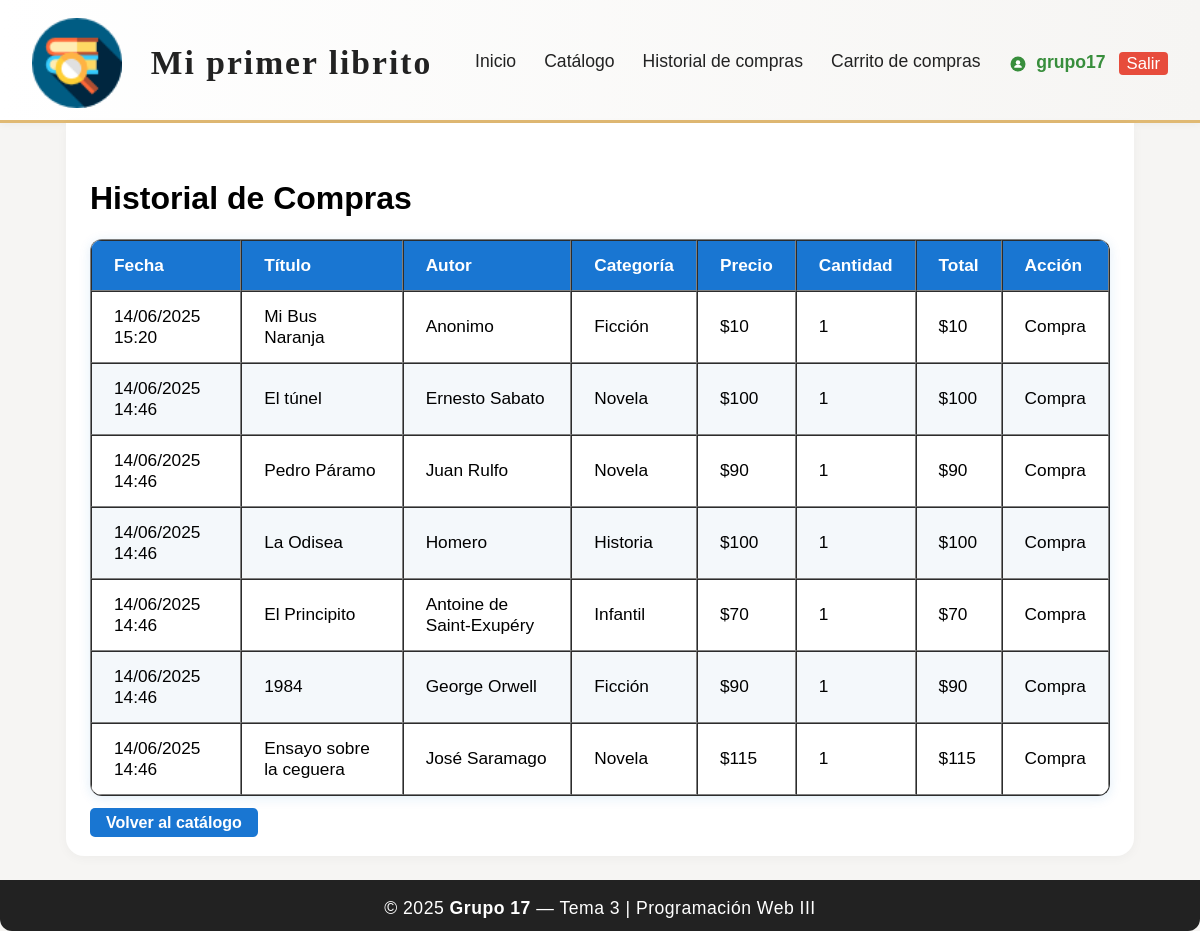
The app's page /historial/ (signed in), older data.
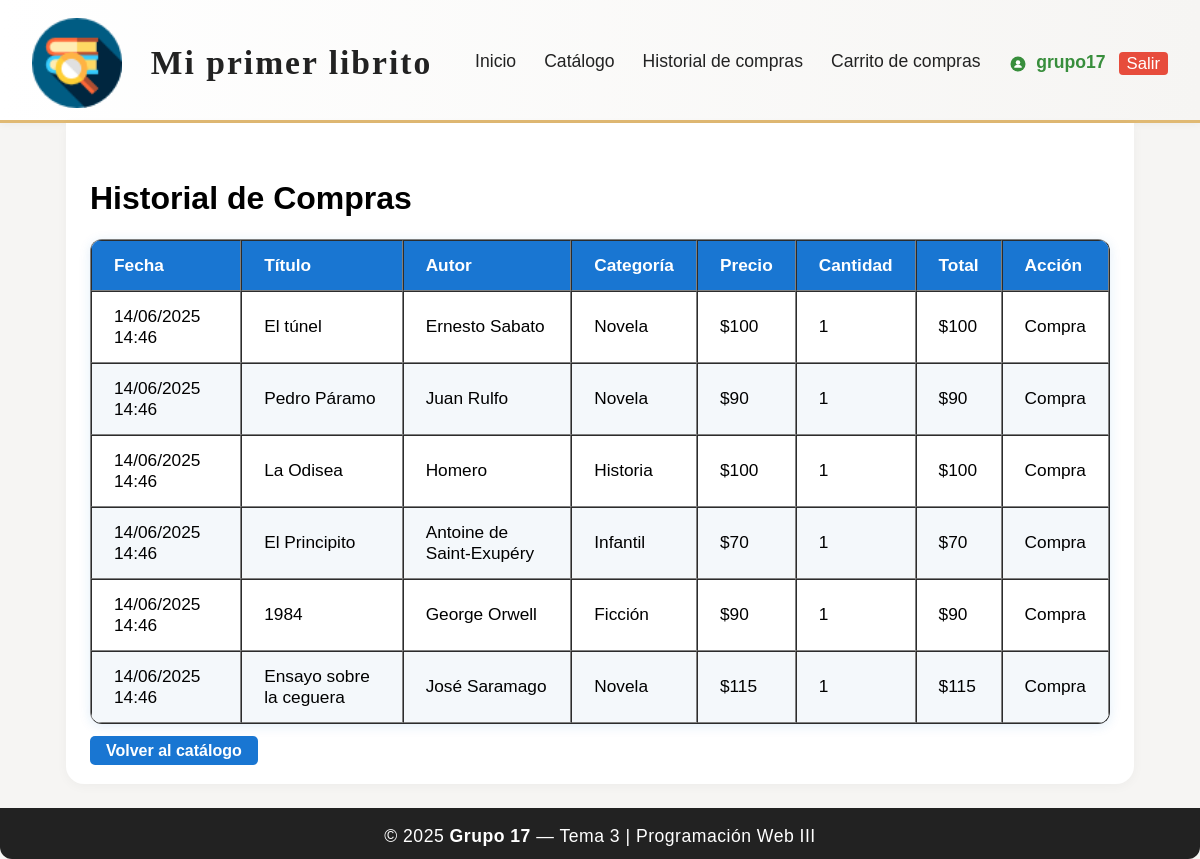
The same page, newer data.
### app/models.py (models this page shows, shortened)
class Historial(models.Model):
    usuario = models.ForeignKey(User, on_delete=models.CASCADE, null=True, blank=True)
    titulo = models.CharField(max_length=100, null=True, blank=True)
    autor = models.CharField(max_length=100, null=True, blank=True)
    fecha_publicacion = models.DateField(null=True, blank=True)
    categoria = models.CharField(max_length=100, blank=True, null=True)
    precio = models.IntegerField(default=0, null=True, blank=True)
    cantidad = models.PositiveIntegerField(default=1, null=True, blank=True)
    total = models.IntegerField(default=0, null=True, blank=True)
    accion = models.CharField(max_length=100, null=True, blank=True)
    fecha = models.DateTimeField(auto_now_add=True, null=True, blank=True)

### app/views.py (the view)
# urls.py: path('historial/', views.historial_compras, name='historial_compras'),
@login_required
def historial_compras(request):
    historial = Historial.objects.filter(usuario=request.user).order_by('-fecha')
    return render(request, 'historial_compras.html', {'historial': historial})

### app/templates/historial_compras.html (shortened to what this page needs)
{% load static %}
<!DOCTYPE html>
<html lang="es">
<head>
    <link rel="stylesheet" href="{% static 'estilos.css' %}">
</head>
<body>
    <div class="layout-flex">
        <header class="main-header">
            <div class="header-content">
                <img src="{% static 'img/libreriaicon.png' %}" alt="Logo" class="logo-header">
                <div class="header-title">
                    <span class="logo-text">Mi primer <strong>librito</strong></span>
                </div>
                <nav class="main-nav">
                    <a href="{% url 'inicio' %}">Inicio</a>
                    <a href="{% url 'catalogo_libros' %}">Catálogo</a>
                    <a href="{% url 'historial_compras' %}">Historial de compras</a>
                    <a href="{% url 'ver_carrito' %}">Carrito de compras</a>
                </nav>
                <div class="user-menu">
                    {% if user.is_authenticated %}
                        <span style="color: #388e3c; font-weight: bold;">
                            <svg xmlns="http://www.w3.org/2000/svg" width="18" height="18" viewBox="0 0 24 24" fill="#388e3c" style="vertical-align: middle; margin-right: 4px;"><circle cx="12" cy="12" r="10"/><circle cx="12" cy="10" r="3" fill="#fff"/><path d="M12 13c-3 0-5 1.5-5 3v1h10v-1c0-1.5-2-3-5-3z" fill="#fff"/></svg>
                            {{ user.username }}
                            <a href="{% url 'usuario_logout' %}" class="logout-btn" title="Cerrar sesión" style="margin-left:8px; padding:2px 8px; background:#e74c3c; color:#fff; border-radius:4px; font-size:0.95em; text-decoration:none; font-weight:500; vertical-align:middle;">Salir</a>
                        </span>
                    {% else %}
                        <span>Invitado</span>
                    {% endif %}
                </div>
            </div>
        </header>
        <main class="main-content">
            <h1>Historial de Compras</h1>
            <table class="modern-table" border="1" cellpadding="5" style="margin-top: 20px;">
                <thead>
                    <tr>
                        <th>Fecha</th>
                        <th>Título</th>
                        <th>Autor</th>
                        <th>Categoría</th>
                        <th>Precio</th>
                        <th>Cantidad</th>
                        <th>Total</th>
                        <th>Acción</th>
                    </tr>
                </thead>
                <tbody>
                    {% if historial %}
                        {% for item in historial %}
                        <tr>
                            <td>{{ item.fecha|date:'d/m/Y H:i' }}</td>
                            <td>{{ item.titulo }}</td>
                            <td>{{ item.autor }}</td>
                            <td>{{ item.categoria }}</td>
                            <td>${{ item.precio }}</td>
                            <td>{{ item.cantidad }}</td>
                            <td>${{ item.total }}</td>
                            <td>{{ item.accion }}</td>
                        </tr>
                        {% endfor %}
                    {% else %}
                        <tr><td colspan="8">No hay compras registradas.</td></tr>
                    {% endif %}
                </tbody>
            </table>
            <br>
            <a href="{% url 'catalogo_libros' %}" style="padding: 6px 16px; background: #1976d2; color: white; border-radius: 5px; text-decoration: none; font-weight: bold;">Volver al catálogo</a>
        </main>
        <footer class="main-footer">
            <span>&copy; 2025 <strong>Grupo 17</strong> — Tema 3 | Programación Web III</span>
        </footer>
    </div>
</body>
</html>

Row changes from the older to the newer data that the page shows:
removed Historial: fecha "14/06/2025 15:20", titulo "Mi Bus Naranja", autor "Anonimo", categoria "Ficción", precio "10", cantidad "1", total "10", accion "Compra"
